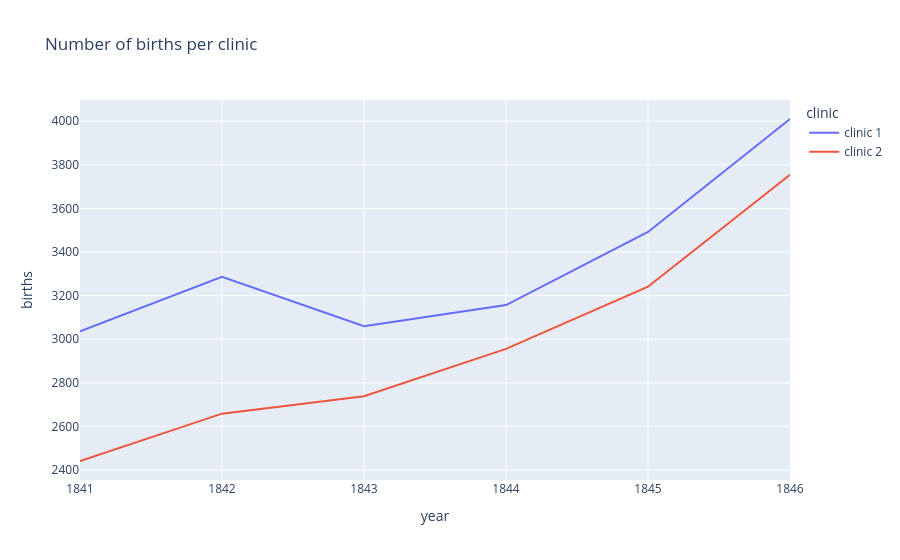

Notebook cell for this chart:
### Code cell
line = px.line(df_yearly,
               x='year',
               y='births',
               color = 'clinic',
               title='Number of births per clinic')
               
line.show()

### Figure 1 — Plotly figure (JSON) as saved in the notebook; plotly's stock layout.template omitted (floating-point values rounded to 4 significant figures)
{"data": [{"hovertemplate": "clinic=clinic 1<br>year=%{x}<br>births=%{y}<extra></extra>", "legendgroup": "clinic 1", "line": {"color": "#636efa", "dash": "solid"}, "marker": {"symbol": "circle"}, "mode": "lines", "name": "clinic 1", "orientation": "v", "showlegend": true, "type": "scatter", "x": [1841, 1842, 1843, 1844, 1845, 1846], "xaxis": "x", "y": [3036, 3287, 3060, 3157, 3492, 4010], "yaxis": "y"}, {"hovertemplate": "clinic=clinic 2<br>year=%{x}<br>births=%{y}<extra></extra>", "legendgroup": "clinic 2", "line": {"color": "#EF553B", "dash": "solid"}, "marker": {"symbol": "circle"}, "mode": "lines", "name": "clinic 2", "orientation": "v", "showlegend": true, "type": "scatter", "x": [1841, 1842, 1843, 1844, 1845, 1846], "xaxis": "x", "y": [2442, 2659, 2739, 2956, 3241, 3754], "yaxis": "y"}], "layout": {"legend": {"title": {"text": "clinic"}, "tracegroupgap": 0}, "title": {"text": "Number of births per clinic"}, "xaxis": {"anchor": "y", "domain": [0, 1], "title": {"text": "year"}}, "yaxis": {"anchor": "x", "domain": [0, 1], "title": {"text": "births"}}}}
